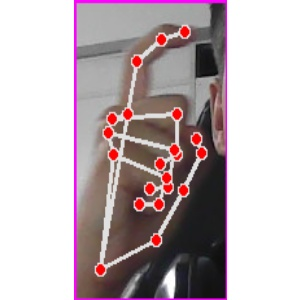
#> input picture data_science/signal_detection/lib/images/X/imagem_1715821513.2385457.jpg, 300 x 300 px, given in place of threshold.png, which was not available
$ jupyter execute 'Segmentação_1.ipynb'   (text cells are left out)
#> lines starting #> are read from the running program, lines starting #| are printed output that depends on the picture; after the words box and inside, x2 and y2 are one past the last pixel; in counts of white or black regions, pixels touching at a corner belong together; pictures that were not available may be replaced by others from this repository, and a replacement may not be noted
[cell 1]
import cv2
import numpy as np
import matplotlib.pyplot as plt

image = cv2.imread("threshold.png", cv2.IMREAD_GRAYSCALE)
#> image: shape (300, 300); min 8, max 255, mean 181.7

height, width = image.shape
#> height = 300; width = 300

third_height = height // 3
#> third_height = 100
half_width = width // 2
#> half_width = 150

fig, ax = plt.subplots(2, 3, figsize=(12, 8))
plt.subplots_adjust(wspace=0.5, hspace=0.5)

# a - Imagem original
ax[0, 0].set_title("Imagem Original")
ax[0, 0].imshow(image, cmap='gray')
ax[0, 0].axis("off")

# b - Histograma da imagem
ax[0, 1].set_title("Histograma")
ax[0, 1].hist(image.ravel(), bins=256, range=(0, 256), color="blue")
ax[0, 1].set_xlim(0, 256)
ax[0, 1].set_ylim(0, 256)
ax[0, 1].set_xlabel("Intensidade de Cor")
ax[0, 1].set_ylabel("Contagem")

# c - Segmentação usando limiarização global
_, threshold_global = cv2.threshold(image, 128, 255, cv2.THRESH_BINARY)
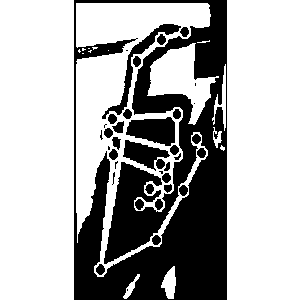
#> threshold_global: shape (300, 300); 68.6% white; 37 black regions (10 under 20 px), largest, box (x1, y1, x2, y2) and area: (74, 0, 227, 300) 24046, (126, 117, 175, 146) 1019, (102, 24, 181, 119) 878
ax[0, 2].set_title("Segmentação Global")
ax[0, 2].imshow(threshold_global, cmap='gray')
ax[0, 2].axis("off")

# d - Segmentação usando o método de Otsu
_, threshold_otsu = cv2.threshold(image, 0, 255, cv2.THRESH_BINARY + cv2.THRESH_OTSU)
#> threshold_otsu: shape (300, 300); 63.5% white; 22 black regions (13 under 20 px), largest, box (x1, y1, x2, y2) and area: (74, 0, 227, 300) 30324, (126, 117, 179, 156) 1152, (122, 140, 170, 171) 846
ax[1, 0].set_title("Método de Otsu")
ax[1, 0].imshow(threshold_otsu, cmap='gray')
ax[1, 0].axis("off")

# Subdividindo a imagem em 6 partes iguais
subimages = [
    image[0:third_height, 0:half_width],
    image[0:third_height, half_width:],
    image[third_height:2 * third_height, 0:half_width],
    image[third_height:2 * third_height, half_width:],
    image[2 * third_height:, 0:half_width],
    image[2 * third_height:, half_width:],
]

# Aplicar Otsu individualmente em cada subimagem
sub_thresholds = []
for subimage in subimages:
    _, sub_threshold = cv2.threshold(subimage, 0, 255, cv2.THRESH_BINARY + cv2.THRESH_OTSU)
    sub_thresholds.append(sub_threshold)
#> this loop made 6 passes
#> pass 3, `_, sub_threshold = cv2.threshold(subimage, 0, 255, cv2.THRESH_BINARY +..`:
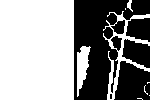
#> sub_threshold: shape (100, 150); 58.4% white; 5 black regions (1 under 20 px), largest, box (x1, y1, x2, y2) and area: (74, 0, 150, 100) 4143, (114, 61, 150, 100) 1082, (122, 39, 150, 68) 551, (126, 18, 150, 42) 451
#> after the loop, sub_thresholds = 6 items

# Combinando as subimagens após Otsu
result = np.zeros_like(image)
result[0:third_height, 0:half_width] = sub_thresholds[0]
#> result: shape (300, 300); 8.4% white; 4 white regions (1 under 20 px), largest, box (x1, y1, x2, y2) and area: (0, 0, 74, 100) 7400, (129, 58, 142, 100) 118, (139, 48, 150, 59) 47
result[0:third_height, half_width:] = sub_thresholds[1]
result[third_height:2 * third_height, 0:half_width] = sub_thresholds[2]
result[third_height:2 * third_height, half_width:] = sub_thresholds[3]
result[2 * third_height:, 0:half_width] = sub_thresholds[4]
result[2 * third_height:, half_width:] = sub_thresholds[5]
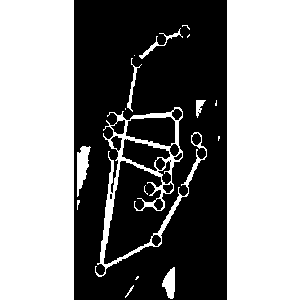
#> result: shape (300, 300); 53.6% white; 8 black regions (2 under 20 px), largest, box (x1, y1, x2, y2) and area: (74, 0, 227, 300) 39453, (126, 117, 179, 156) 1178, (122, 139, 170, 171) 872, (158, 160, 171, 184) 137, (163, 183, 173, 193) 65, (174, 153, 182, 160) 31

# Imagem com linhas de subdivisão
image_with_lines = np.copy(image)
color = (255, 255, 255)
thickness = 3

# Adicionando as linhas de subdivisão
cv2.line(image_with_lines, (0, third_height), (width, third_height), color, thickness)
cv2.line(image_with_lines, (0, 2 * third_height), (width, 2 * third_height), color, thickness)
cv2.line(image_with_lines, (half_width, 0), (half_width, height), color, thickness)
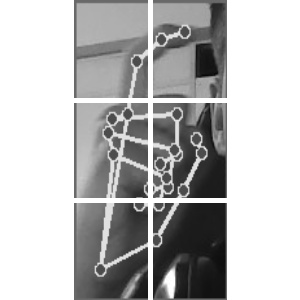
#> image_with_lines: shape (300, 300); min 8, max 255, mean 186.4

# e - Exibir a imagem com subdivisões
ax[1, 2].set_title("Imagem com Linhas de Subdivisão")
ax[1, 2].imshow(image_with_lines, cmap='gray')
ax[1, 2].axis("off")

# f - Imagem resultante após aplicação de Otsu em subimagens
ax[1, 1].set_title("Otsu em Subimagens")
ax[1, 1].imshow(result, cmap='gray')
ax[1, 1].axis("off")

plt.show()
#> figure, not shown here; panel 2: tallest bar 43845 high, from x = 255 to 256

[cell 2]
fig, ax = plt.subplots(2, 3, figsize=(15, 10))

ax[0, 0].set_title("Subimagem 1")
ax[0, 0].imshow(subimages[0], cmap='gray')
ax[0, 0].axis("off")

ax[0, 1].set_title("Subimagem 2")
ax[0, 1].imshow(subimages[1], cmap='gray')
ax[0, 1].axis("off")

ax[0, 2].set_title("Subimagem 3")
ax[0, 2].imshow(subimages[2], cmap='gray')
ax[0, 2].axis("off")

ax[1, 0].set_title("Subimagem 4")
ax[1, 0].imshow(subimages[3], cmap='gray')
ax[1, 0].axis("off")

ax[1, 1].set_title("Subimagem 5")
ax[1, 1].imshow(subimages[4], cmap='gray')
ax[1, 1].axis("off")

ax[1, 2].set_title("Subimagem 6")
ax[1, 2].imshow(subimages[5], cmap='gray')
ax[1, 2].axis("off")

fig, ax = plt.subplots(2, 3, figsize=(15, 10))
plt.subplots_adjust(wspace=0.5, hspace=0.5)

for i, subplot in enumerate(ax.flat):
    subplot.set_title(f"Histograma Subimagem {i+1}")
    subplot.hist(subimages[i].ravel(), bins=256, range=(0, 256), color="blue")
    subplot.set_xlim(0, 256)
    subplot.set_ylim(0, 256)
    subplot.set_xlabel("Intensidade de Cor")
    subplot.set_ylabel("Contagem")

plt.show()
#> figure, not shown here; panel 1: tallest bar 7361 high, from x = 255 to 256; panel 2: tallest bar 7201 high, from x = 255 to 256; panel 3: tallest bar 7396 high, from x = 255 to 256; panel 4: tallest bar 7220 high, from x = 255 to 256

[cell 3]
from sklearn.cluster import KMeans
from skimage.morphology import closing, disk

image_path = 'tomato.png'
image = cv2.imread(image_path)
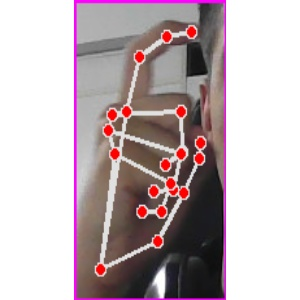
#> input picture data_science/signal_detection/lib/images/X/imagem_1715821513.489244.jpg, 300 x 300 px, given in place of tomato.png, which was not available
#> image is the input picture: shape (300, 300, 3); mean B, G, R 181.7, 178.2, 191.9
image = cv2.cvtColor(image, cv2.COLOR_BGR2RGB)

# Exibir a imagem original
plt.imshow(image)
plt.title("Imagem original")
plt.axis("off")
plt.show()
# array de pixels RGB
pixels = image.reshape((-1, 3))

n_clusters = 5
kmeans = KMeans(n_clusters=n_clusters, random_state=42)
kmeans.fit(pixels)
cluster_centers = kmeans.cluster_centers_.astype(int)
labels = kmeans.labels_
segmented_image = cluster_centers[labels].reshape(image.shape)

plt.imshow(segmented_image)
plt.title("Classificação de pixels (5 clusters)")
plt.axis("off")
plt.show()

def rgb_(rgb):
    r, g, b = rgb / np.sum(rgb)
    x = r / (r + g + b)
    y = g / (r + g + b)
    return np.array([x, y])

xy_coords = np.array([rgb_(center) for center in cluster_centers])

plt.scatter(xy_coords[:, 0], xy_coords[:, 1], c=[tuple(center/255) for center in cluster_centers], s=100)
plt.xlabel('x')
plt.ylabel('y')
plt.title("Centros dos clusters no espaço xy")
plt.show()
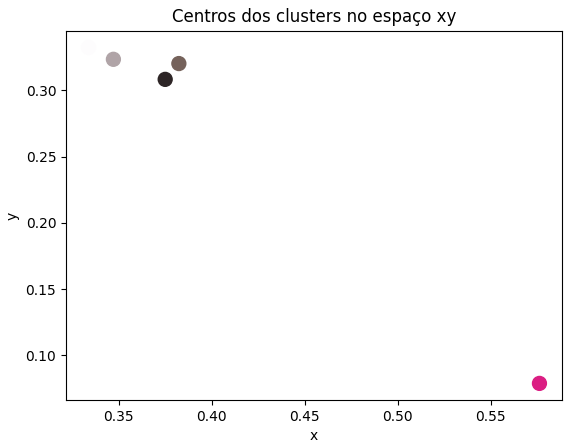
#> figure drawn by matplotlib, 1 panel

# Criar uma máscara para todos os pixels do cluster 0
cluster_0_ = (labels == 0).reshape(image.shape[:2])

plt.imshow(cluster_0_, cmap='gray')
plt.title("Todos os pixels do cluster 0")
plt.axis("off")
plt.show()

# Aplicar fechamento morfológico com elemento circular de raio 15
closing_element = disk(15)
closed_mask = closing(cluster_0_, closing_element)
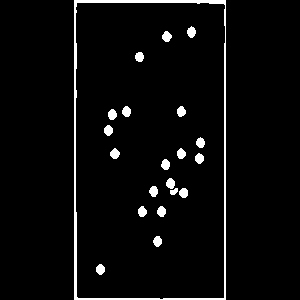
#> cluster_0_: shape (300, 300) bool; 3.9% white; 21 white regions, largest, box (x1, y1, x2, y2) and area: (74, 0, 226, 300) 2062, (162, 31, 172, 42) 78, (187, 26, 196, 38) 77

plt.imshow(closed_mask, cmap='gray')
plt.title("Após fechamento morfológico (raio 15)")
plt.axis("off")
plt.show()
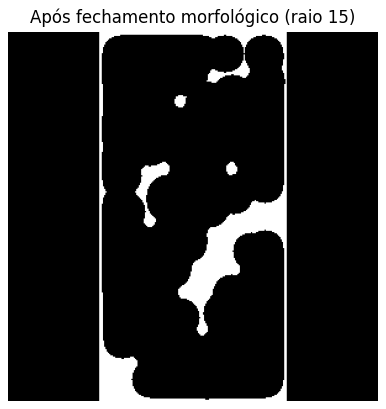
#> figure drawn by matplotlib, 1 panel

[cell 4]
image_path = 'flowers.png'
image = cv2.imread(image_path)
image = cv2.cvtColor(image, cv2.COLOR_BGR2RGB)

plt.imshow(image)
plt.title("Imagem original")
plt.axis("off")
plt.show()

pixels = image.reshape((-1, 3))
kmeans = KMeans(n_clusters=4, random_state=42)
kmeans.fit(pixels)
cluster_centers = kmeans.cluster_centers_.astype(int)
labels = kmeans.labels_

segmented_image = cluster_centers[labels].reshape(image.shape)
plt.imshow(segmented_image)
plt.title("Segmentação com K-means (3 clusters)")
plt.axis("off")
plt.show()
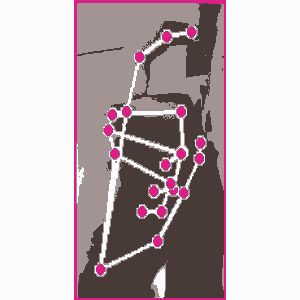
#> shown: shape (300, 300, 3); mean R, G, B 191.6, 177.8, 181.1

# Criar uma máscara para a imagem segmentada
segmented_mask = (labels.reshape(image.shape[:2]))

# Criar o complemento da segmentação
complementary_image = np.invert(segmented_mask.astype(np.uint8))
plt.imshow(complementary_image, cmap='gray')
plt.title("Complemento da segmentação")
plt.axis("off")
plt.show()
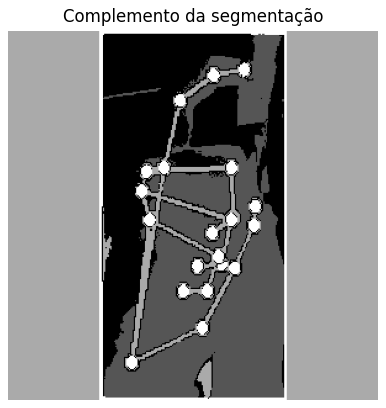
#> figure drawn by matplotlib, 1 panel

[cell 5]
pixels.shape
#> Out = (90000, 3)
